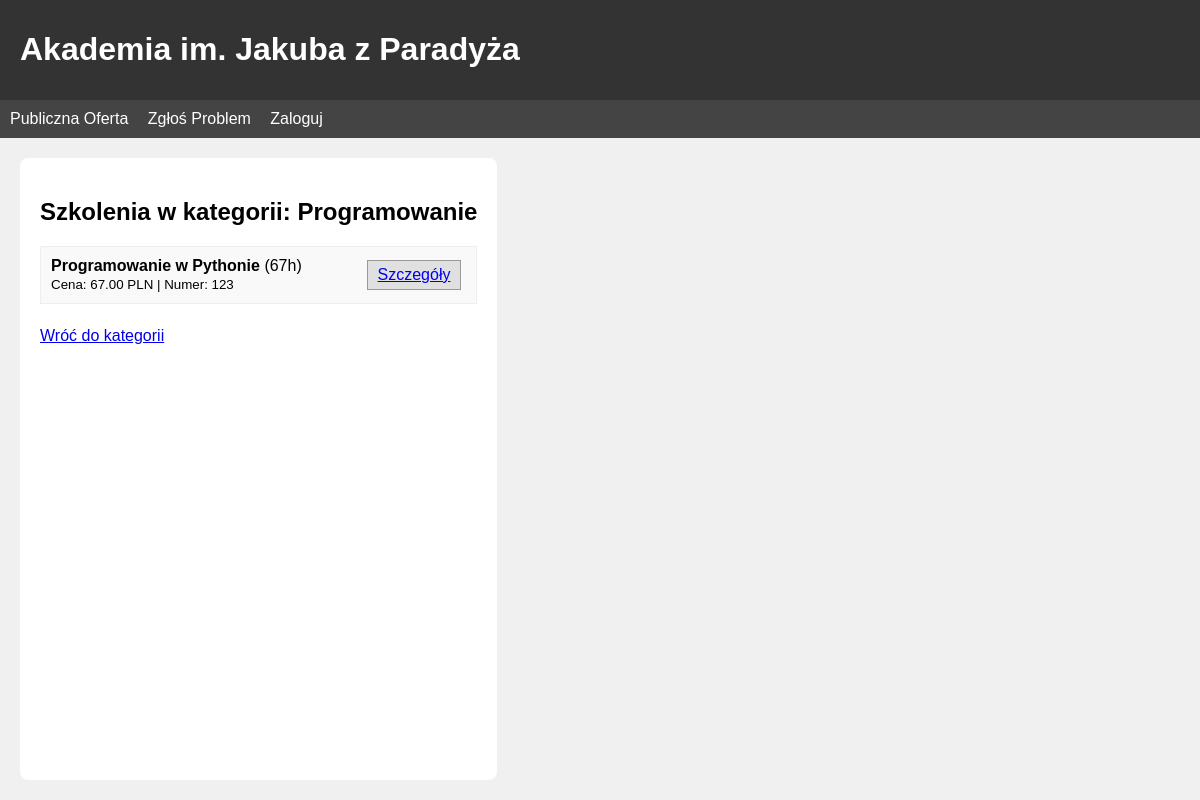
Page /offer/Programowanie/ on the committed database.
### offer/models.py (models this page shows, shortened)
class Category(models.Model):
    parent = models.ForeignKey('self', on_delete=models.SET_NULL, null=True, blank=True, related_name='subcategories', verbose_name="Kategoria nadrzędna")
    name = models.CharField(max_length=255, verbose_name="Nazwa")
    is_published = models.BooleanField(default=True, verbose_name="Publikuj")
    order = models.IntegerField(default=0, verbose_name="Kolejność")

class Course(models.Model):
    category = models.ForeignKey(Category, on_delete=models.CASCADE, verbose_name="Kategoria")
    order = models.IntegerField(default=0, verbose_name="Kolejność")
    number = models.CharField(max_length=50, verbose_name="Numer")
    title = models.CharField(max_length=255, verbose_name="Tytuł")
    description = models.TextField(verbose_name="Opis")
    price = models.DecimalField(max_digits=10, decimal_places=2, verbose_name="Cena")
    hours = models.IntegerField(verbose_name="Liczba godzin")
    is_published = models.BooleanField(default=True, verbose_name="Publikuj")

### offer/views.py (the view)
# urls.py: path('<str:kategoria>/', views.offer_category, name='offer_category'),
def offer_category(request, kategoria):
    category = get_object_or_404(Category, name=kategoria)
    courses = Course.objects.filter(category=category, is_published=True)
    return render(request, 'offer/courses.html', {'courses': courses, 'category': category})

### offer/templates/offer/courses.html (shortened to what this page needs)
{% extends 'base.html' %}
{% block content %}
    <h2>Szkolenia w kategorii: {{ category.name }}</h2>
    {% for course in courses %}
        <div class="workspace-item">
            <div>
                <strong>{{ course.title }}</strong> ({{ course.hours }}h) <br>
                <small>Cena: {{ course.price }} PLN | Numer: {{ course.number }}</small>
            </div>
            <a href="{% url 'offer_course' category.name course.id %}" class="field-btn">Szczegóły</a>
        </div>
    {% empty %}
        <p>Brak dostępnych szkoleń w tej kategorii.</p>
    {% endfor %}
    <br><a href="{% url 'offer_main' %}">Wróć do kategorii</a>
{% endblock %}

### static/css/style.css (style rules this page uses)
body { font-family: sans-serif; margin: 0; background: #f0f0f0; display: flex; flex-direction: column; height: 100vh; }
.field-btn { padding: 5px 10px; margin-right: 5px; cursor: pointer; background: #e0e0e0; border: 1px solid #999; }
.workspace-item { border: 1px solid #eee; padding: 10px; margin-bottom: 5px; background: #f9f9f9; display: flex; justify-content: space-between; align-items: center; }

### rows in the picture
Category: name "Programowanie"
Course: title "Programowanie w Pythonie", hours "67", price "67.00", number "123"
